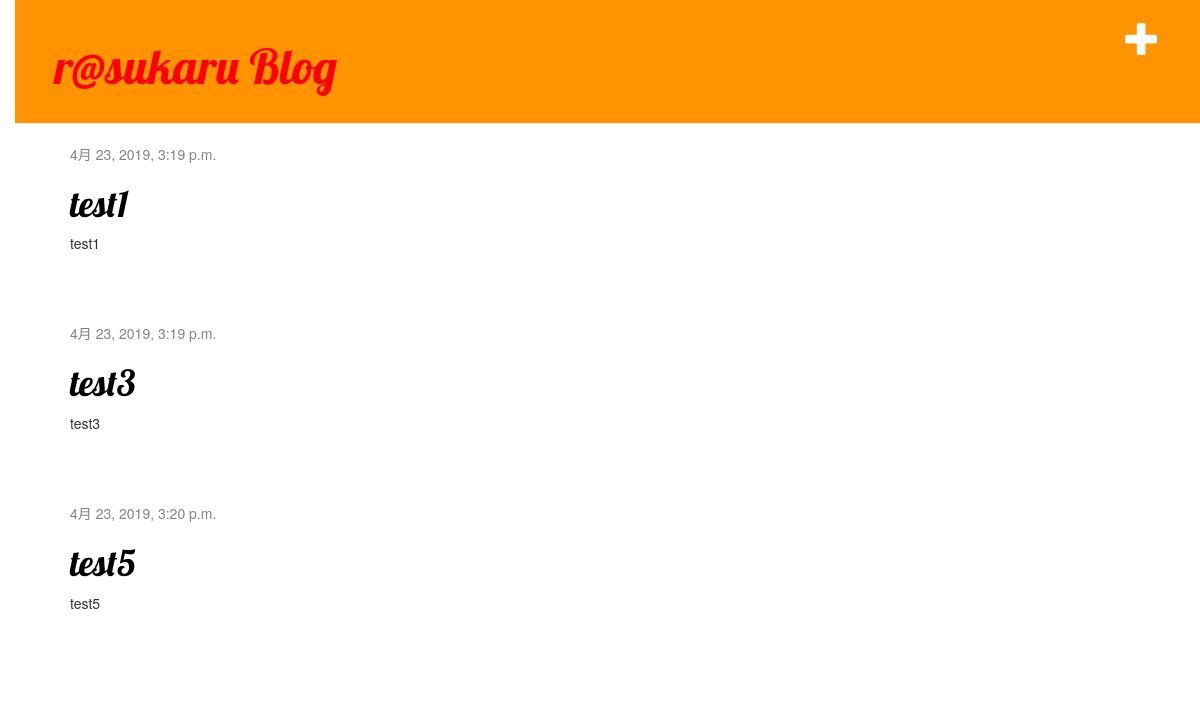
The app's page /, older data.
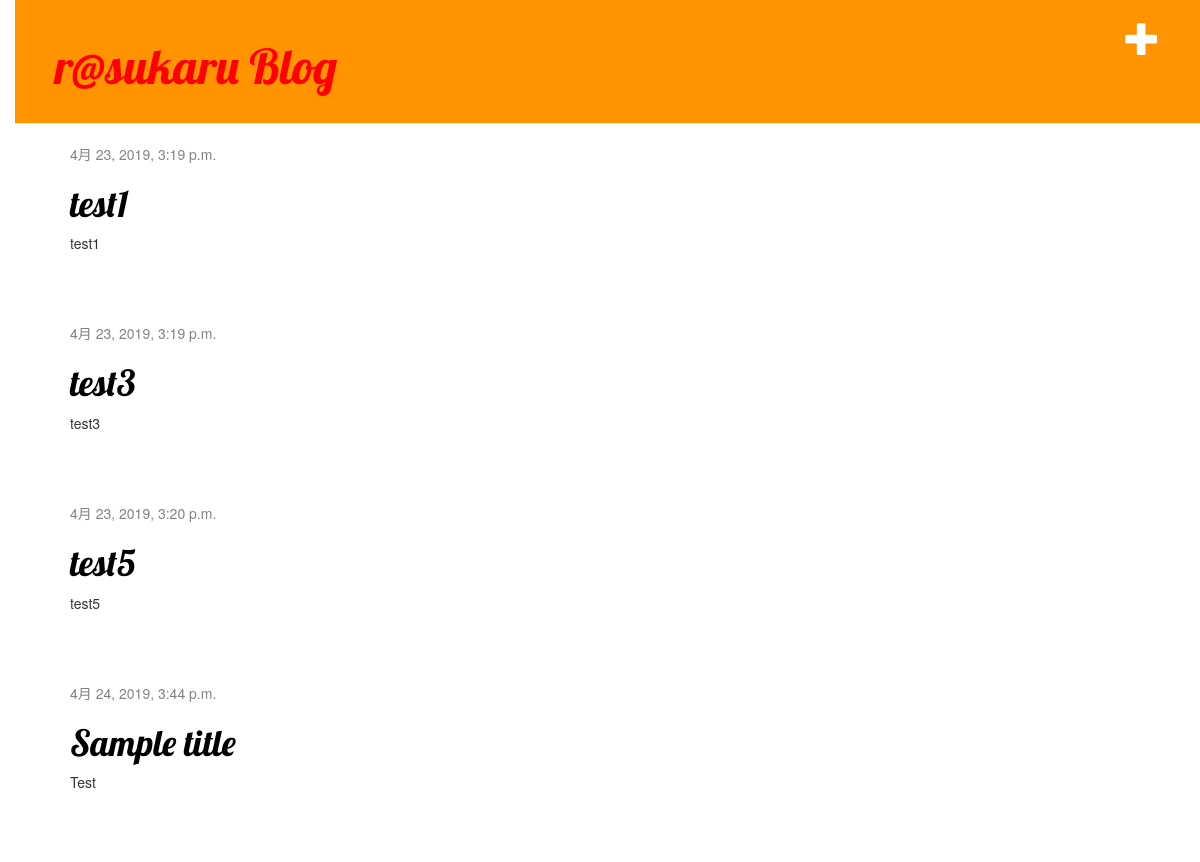
The same page, newer data.
### blog/models.py (models this page shows, shortened)
class Post(models.Model):
    author = models.ForeignKey('auth.User', on_delete=models.CASCADE)
    title = models.CharField(max_length=200)
    text = models.TextField()
    created_date = models.DateTimeField(
            default=timezone.now)
    published_date = models.DateTimeField(
            blank=True, null=True)

### blog/views.py (the view)
# urls.py: path('', views.post_list, name='post_list'),
def post_list(request):
    posts = Post.objects.filter(published_date__lte=timezone.now()).order_by('published_date')
    return render(request, 'blog/post_list.html', {'posts': posts})

### blog/templates/blog/post_list.html
{% extends 'blog/base.html' %}
{% block content %}
    {% for post in posts %}
        <div class="post">
            <div class="date">
                {{ post.published_date }}
            </div>
            <h1><a href="{% url 'post_detail' pk=post.pk %}">{{ post.title }}</a></h1>
            <p>{{ post.text|linebreaksbr }}</p>
        </div>
    {% endfor %}
{% endblock %}

Row changes from the older to the newer data that the page shows:
added Post: published_date "4月 24, 2019, 3:44 p.m.", title "Sample title", text "Test"
